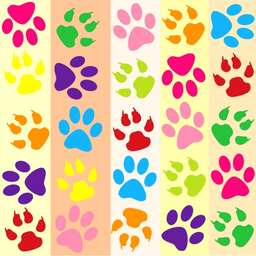
#> input picture assets/image-2.png, 256 x 256 px, shrunk from 1280 x 1280 before the run
$ python blur.py
#> lines starting #> are read from the running program, lines starting #| are printed output that depends on the picture
import matplotlib.pyplot as plt
from PIL import Image
import numpy as np
import math


img = Image.open("../assets/image-2.png")
#> img is the input picture: PIL image 256x256 RGB; mean R, G, B 225.9, 197.4, 161.7
img_data = np.array(img)
radius = 30
sigma = radius // 2

rwidth = 2 * radius + 1
kernel = np.zeros((rwidth, rwidth), np.float32)


def claim(v, mn, mx):
    return max(min(v, mx), mn)


for y in range(-radius, radius + 1):
    for x in range(-radius, radius + 1):
        expNum = -(x ** 2 + y ** 2)
        expDen = 2 * sigma ** 2
        e = pow(math.e, expNum / expDen)
        value = e / (2 * math.pi * sigma ** 2)
        kernel[y + radius, x + radius] = value


kernel = kernel / kernel.sum()
kernel_3 = np.repeat(kernel[:, :, np.newaxis], 3, axis=2)


def render(y):
    result = img_data[y]

    for x in range(img.width // 2, img.width):
        sx, sy = max(x - radius, 0), max(y - radius, 0)
        wx, wy = min(sx + rwidth, img.width), min(sy + rwidth, img.height)

        data = img_data[sy:wy, sx:wx] * kernel_3[:wy - sy, :wx - sx]

        r = np.sum(data[:, :, 0])
        g = np.sum(data[:, :, 1])
        b = np.sum(data[:, :, 2])

        result[x] = (int(r), int(g), int(b))


if __name__ == "__main__":
    for y in range(img.height):
        render(y)

    # Rasm qilib saqlash
    # Image.fromarray(img_data).save("blur.png")

    plt.imshow(img_data)
    plt.title('itboom.uz')
    plt.axis('off')  # Hide the axis
    plt.show()
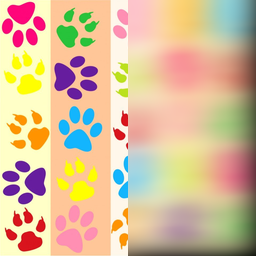
#> shown: shape (256, 256, 3); mean R, G, B 216.1, 188, 154

$ run again, with assets/image-1.png copied over assets/image-2.png
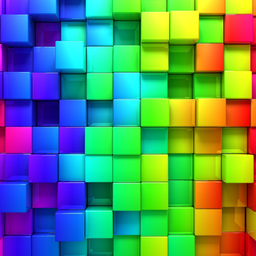
#> input picture assets/image-1.png, 256 x 256 px, shrunk from 1280 x 1280 before the run
#> img is the input picture: PIL image 256x256 RGB; mean R, G, B 86.3, 140.7, 108.7
#> `plt.show()`:
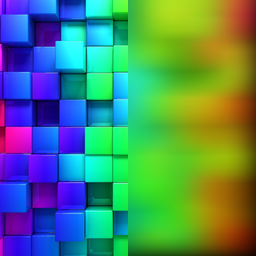
#> shown: shape (256, 256, 3); mean R, G, B 76.2, 132.8, 108.1

$ run again, with assets/envmap.jpg saved as assets/image-2.png
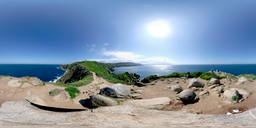
#> input picture assets/envmap.jpg, 256 x 128 px, shrunk from 7616 x 3808 before the run
#> img is the input picture: PIL image 256x128 RGB; mean R, G, B 130.2, 148, 167.8
#> `plt.show()`:
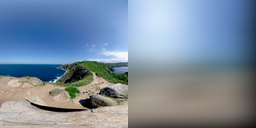
#> shown: shape (128, 256, 3); mean R, G, B 122.8, 140.2, 159.1
